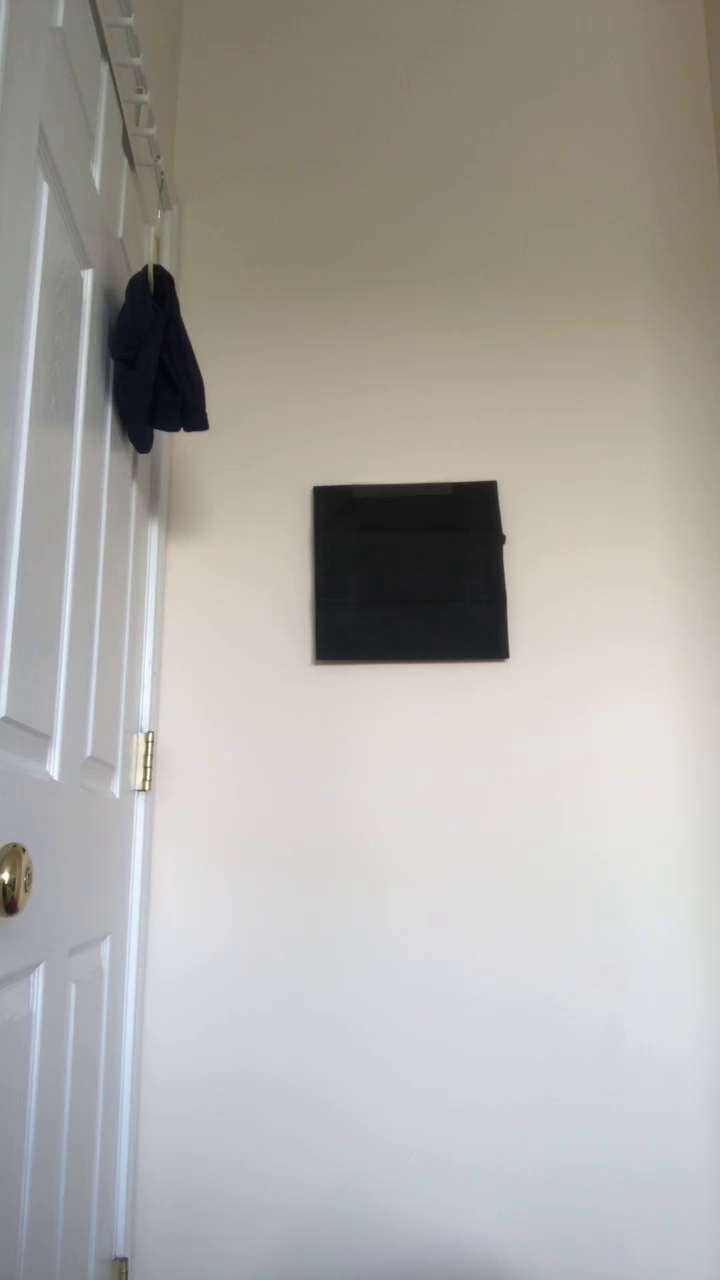
#> input picture invisibility_cloak/bg.jpeg, 720 x 1280 px
$ python main.py
#> lines starting #> are read from the running program, lines starting #| are printed output that depends on the picture
import cv2

ingimage = cv2.imread("bg.jpeg")
#> ingimage is the input picture: shape (1280, 720, 3); mean B, G, R 164.5, 169.7, 172.4
ingimage = cv2.cvtColor(ingimage, cv2.COLOR_BGR2RGB)

img = cv2.imread("cloak.jpeg")
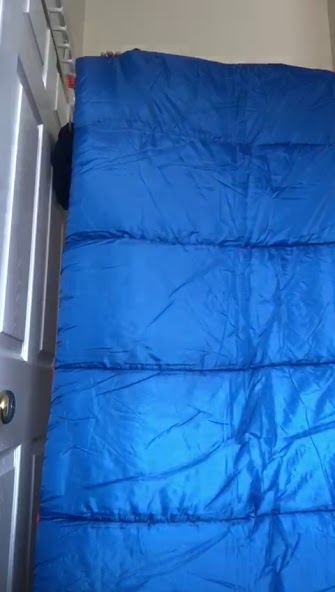
#> input picture invisibility_cloak/cloak.jpeg, 335 x 592 px
#> img is the input picture: shape (592, 335, 3); mean B, G, R 179.2, 109.7, 50.7
img = cv2.cvtColor(img, cv2.COLOR_BGR2RGB)

img = cv2.resize(img, (325, 600))
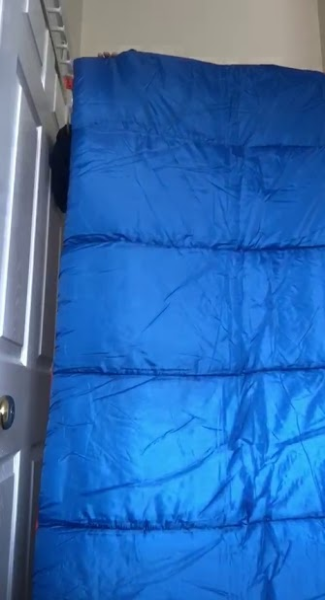
#> img: shape (600, 325, 3); mean R, G, B 50.6, 109.6, 179.1
ingimage = cv2.resize(ingimage, (325, 600))
#> ingimage: shape (600, 325, 3)

h = ingimage.shape[0]
#> h = 600
w = ingimage.shape[1]
#> w = 325

h1 = img.shape[0]
#> h1 = 600
w1 = img.shape[1]
#> w1 = 325

for i in range(h1):
  for j in range(w1):
    red = img[i, j, 0]
    green = img[i, j, 1]
    blue = img[i, j, 2]
    if not (red < 60 and green < 185 and blue > 80):
      ingimage[i, j] = img[i, j]
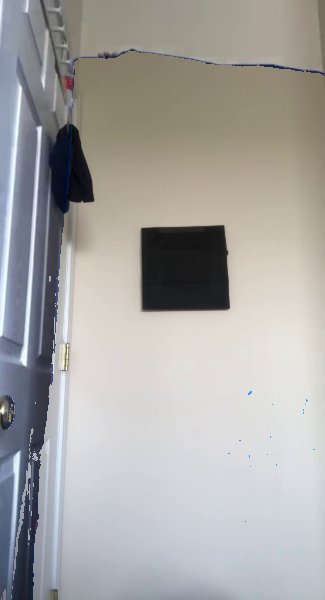
#> ingimage: shape (600, 325, 3); mean R, G, B 167.5, 166, 164.2

ingimage = cv2.cvtColor(ingimage, cv2.COLOR_RGB2BGR)
img = cv2.cvtColor(img, cv2.COLOR_RGB2BGR)
cv2.imwrite("output.jpg", ingimage)
